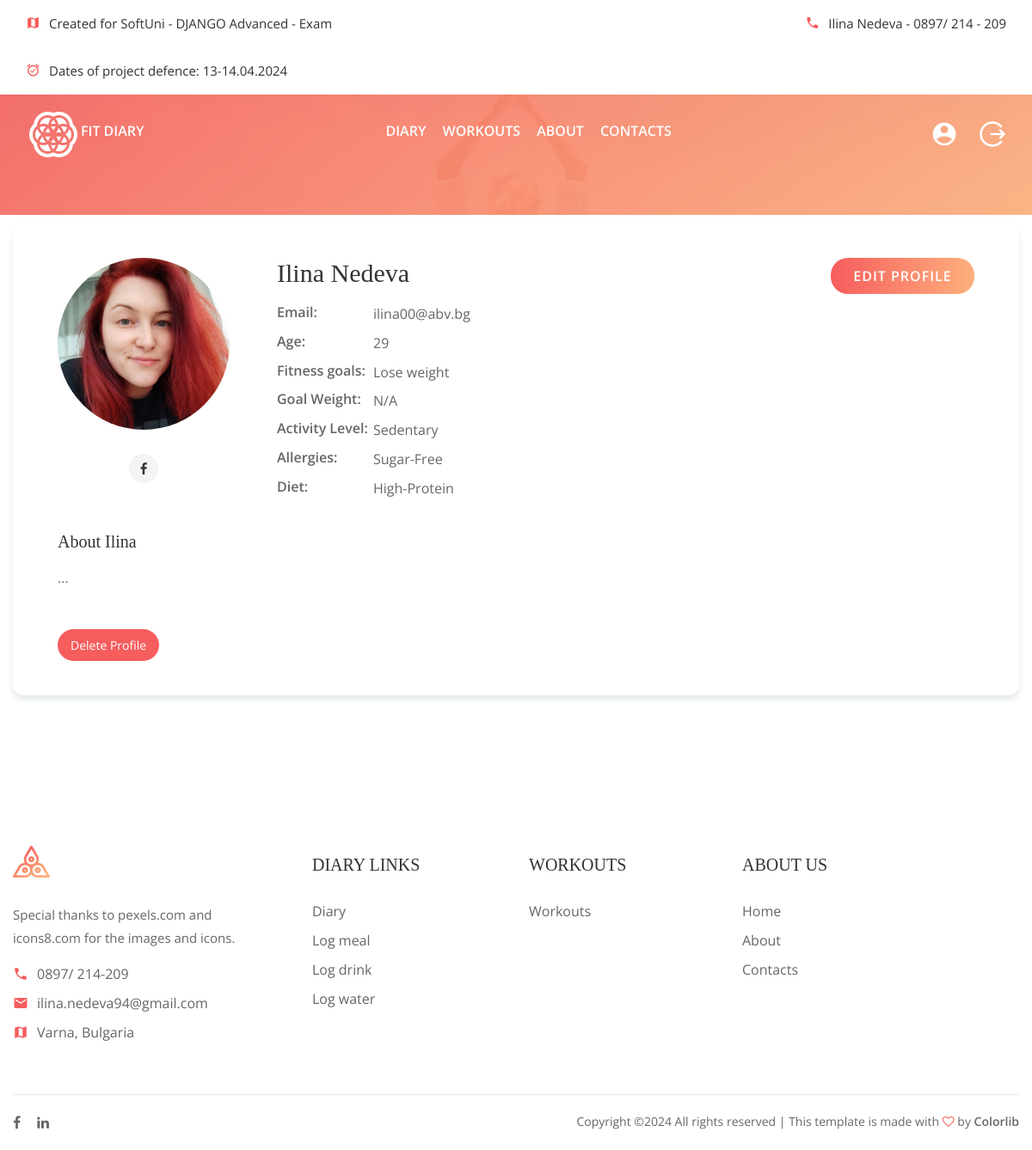
/accounts/profile/1/ (signed in), run on the app's committed database.
### fit_diary/accounts/models.py (models this page shows, shortened)
class Profile(models.Model):
    MAX_FIRST_NAME_LENGTH = 30
    MAX_LAST_NAME_LENGTH = 30
    MAX_FITNESS_GOALS_LENGTH = max(len(x) for _,x in FitnessGoals.choices)
    MAX_ACTIVITY_LEVEL_LENGTH = max(len(x) for _,x in ActivityLevel.choices)
    MAX_DIETARY_RESTRICTIONS_LENGTH = max(len(x) for _,x in DietaryRestrictions.choices)
    MAX_PREFERRED_DIET_LENGTH = max(len(x) for _,x in PreferredDiet.choices)
    first_name = models.CharField(
        max_length=MAX_FIRST_NAME_LENGTH,
        blank=True,
        null=True,
        help_text=_('Your first name.')
    )
    last_name = models.CharField(
        max_length=MAX_LAST_NAME_LENGTH,
        blank=True,
        null=True,
        help_text=_('Your last name.')
    )
    age = models.PositiveIntegerField(
        null=True,
        blank=True
    )
    profile_picture = models.ImageField(
        upload_to='images/profile_pictures/',
        blank=True,
        null=True,
        help_text=_('Upload a profile picture.')
    )
    biography = models.TextField(
        blank=True,
        null=True,
        help_text='A short bio...'
    )
    facebook_profile_url = models.URLField(
        blank=True,
        null=True,
        unique=True,
        help_text=_('Your Facebook profile URL.'),
    )
    instagram_profile_url = models.URLField(
        blank=True,
        null=True,
        unique=True,
        help_text=_('Your Instagram profile URL.'),
    )
    linkedin_profile_url = models.URLField(
        blank=True,
        null=True,
        unique=True,
        help_text=_('Your LinkedIn profile URL.'),
    )
    fitness_goals = models.CharField(
        max_length=MAX_FITNESS_GOALS_LENGTH,
        choices=FitnessGoals.choices,
        blank=True,
        null=True,
        help_text='Your primary fitness goal'
    )
    goal_weight = models.DecimalField(
        max_digits=5,
        decimal_places=2,
        validators=[
            MinValueValidator(0.01, message="Goal weight must be greater than 0."),
        ],
        help_text='Goal weight in kilograms',
        null=True,
        blank=True,
    )
    daily_calorie_goal = models.PositiveIntegerField(
        validators=[
            MinValueValidator(1200),
        ],
        help_text='Daily calories goal',
        null=True,
        blank=True,
    )
    activity_level = models.CharField(
        max_length=MAX_ACTIVITY_LEVEL_LENGTH,
        choices=ActivityLevel.choices,
        blank=True,
        null=True,
        help_text=_('Select your general level of daily physical activity.')
    )
    dietary_restrictions = models.CharField(
        max_length=MAX_DIETARY_RESTRICTIONS_LENGTH,
        choices=DietaryRestrictions.choices,
        help_text='Any health restrictions you might have',
        blank=True,
        default='None',
    )
    preferred_diet = models.CharField(
        max_length=MAX_PREFERRED_DIET_LENGTH,
        choices=PreferredDiet.choices,
        blank=True,
        null=True,
        default='Balanced',
        help_text=_(
            'Select your preferred diet to tailor your nutritional plan.')
    )
    user = models.OneToOneField(
        FitDiaryUser,
        on_delete=models.CASCADE,
        primary_key=True,
    )
    @property
    def full_name(self):
        if self.first_name and self.last_name:
            return f"{self.first_name} {self.last_name}"
        return self.first_name or self.last_name

class FitDiaryUser(AbstractBaseUser, PermissionsMixin):
    email = models.EmailField(
        _('email address'),
        unique=True,
        error_messages={
            "unique": _("TA user with that email already exists."),
        },
    )
    is_staff = models.BooleanField(
        _("staff status"),
        default=False,
        help_text=_("Designates whether the user can log into this admin site."),
    )
    is_active = models.BooleanField(
        _("active"),
        default=True,
        help_text=_(
            "Designates whether this user should be treated as active. "
            "Unselect this instead of deleting accounts."
        ),
    )
    date_joined = models.DateTimeField(_("date joined"), default=timezone.now)
    objects = FitDiaryUserManager()
    USERNAME_FIELD = "email"

### fit_diary/accounts/views.py (the view)
# urls.py: path('', ProfileDetailsView.as_view(), name='details-profile'),
class ProfileDetailsView(LoginRequiredMixin, DetailView):
    queryset = Profile.objects.all().prefetch_related('user')
    template_name = 'accounts/details-profile.html'

### fit_diary/workouts/templatetags/moderator_tags.py (called while the page is built)
@register.filter
def is_moderator(user):
    return user.groups.filter(name='Moderator').exists()

### templates/accounts/details-profile.html (shortened to what this page needs)
 {%  extends 'base.html' %}
{%  load static %}
{%  block main_content %}
	<section class="page-top-section set-bg" data-setbg="img/page-top-bg.jpg" style="height: 250px">
	</section>
{% endblock %}
{% block additional_content %}
	<section class="trainer-details-section spad overflow-hidden" style="padding-top: 10px; ">
		<div class="container">
			<div class="trainer-details">
				<div class="trainer-info">
					<div class="td-left">
                        {% if profile.profile_picture %}
                            <img src="{{ profile.profile_picture.url }}" alt="cannot load pic">
                        {% else %}
						    <img src="{%  static 'img/classes/author/head1.png' %}" alt="">
                        {%  endif %}
						<div class="td-social">
                            {% if profile.facebook_profile_url %}
							<a href="{{ profile.facebook_profile_url }}"><i class="fa fa-facebook"></i></a>
                            {% endif %}
						</div>
					</div>
					<div class="td-right">
						<h3>{{ profile.full_name }}</h3>
						<ul>
							<li><strong>Email:</strong><p>{{ profile.user.email }}</p></li>
                            <li><strong>Age:</strong><p>{{ profile.age }}</p></li>
                            <li><strong>Fitness goals: </strong><p>{{ profile.fitness_goals|default:"N/A" }}</p></li>
                            <li><strong>Goal Weight:</strong><p>{{ profile.goal_weight|default:"N/A" }}</p></li>
                            <li><strong>Activity Level: </strong><p>{{ profile.activity_level|default:"N/A" }}</p></li>
                            <li><strong>Allergies:</strong><p>{{ profile.dietary_restrictions|default:"N/A" }}</p></li>
                            <li><strong>Diet:</strong><p>{{ profile.preferred_diet|default:"N/A" }}</p></li>
						</ul>
						<a href="{% url 'edit-profile' user.pk %}" class="site-btn sb-gradient">Edit Profile</a>
					</div>
				</div>
				<div class="trainer-details-text">
                    {% if profile.biography %}
                        <h3>About {{ profile.first_name }}</h3>
                        <p>{{ profile.biography|default:"" }}</p>
                    {%  endif %}
				</div>
            <br>
            <a href="{% url 'delete-profile' user.pk %}" class="btn-custom btn-delete">Delete Profile</a>
			</div>
		</div>
	</section>
 {% endblock %}

### staticfiles/css/style.css (style rules this page uses)
html, body { height: 100%; font-family: "Open Sans", sans-serif; -webkit-font-smoothing: antialiased; font-smoothing: antialiased; }
h1, h2, h3, h4, h5, h6 { margin: 0; color: #333333; font-weight: 600; }
h3 { font-size: 30px; font-family: "Playfair Display", serif; font-weight: 400; }
p { font-size: 15px; color: #666666; line-height: 1.8; }
img { max-width: 100%; }
ul, ol { padding: 0; margin: 0; }
@media (min-width: 1200px) { .container { max-width: 1200px; } }
.set-bg { background-repeat: no-repeat; background-size: cover; background-position: top center; }
.spad { padding-top: 110px; padding-bottom: 105px; }
.bg-g-1, .site-pagination a.active, .site-pagination a:hover, .page-top-section:after, .review-section:after, .search-model:after, .hero-section, .back-to-top { background: -o-linear-gradient(305deg, #f65d5d 0%, #fdb07d 100%); background: linear-gradient(145deg, #f65d5d 0%, #fdb07d 100%); filter: progid:DXImageTransform.Microsoft.gradient(startColorstr="#f65d5d", endColorstr="#fdb07d", GradientType=1); }
.bg-g-2, .infor-form button, .site-btn.sb-line-gradient, .site-btn.sb-gradient { background: -o-linear-gradient(305deg, #fdb07d 0%, #f65d5d 100%); background: linear-gradient(145deg, #fdb07d 0%, #f65d5d 100%); filter: progid:DXImageTransform.Microsoft.gradient(startColorstr="#fdb07d", endColorstr="#f65d5d", GradientType=1); }
.site-btn { display: inline-block; border: none; font-size: 16px; font-weight: 600; min-width: 167px; padding: 14px 30px; border-radius: 50px; text-transform: uppercase; color: #fff; line-height: normal; cursor: pointer; text-align: center; letter-spacing: 1px; }
.site-btn.sb-gradient { color: #fff; padding: 13px 29px; position: relative; -webkit-transition: all 0.4s; -o-transition: all 0.4s; transition: all 0.4s; z-index: 1; }
.site-btn.sb-gradient::after { content: ""; position: absolute; width: calc(100% - 4px); height: calc(100% - 4px); top: 2px; left: 2px; border-radius: 80px; background: #fff; z-index: -1; opacity: 0; filter: alpha(opacity=0); -webkit-transition: all 0.4s; -o-transition: all 0.4s; transition: all 0.4s; }
.page-top-section { height: 478px; position: relative; padding-top: 220px; text-align: center; }
.page-top-section:after { position: absolute; content: ""; width: 100%; height: 100%; left: 0; top: 0; opacity: 0.92; filter: alpha(opacity=92); }
.trainer-details { padding: 40px 52px; border-radius: 13px; -webkit-box-shadow: 0px 5px 6px rgba(72, 105, 114, 0.15); box-shadow: 0px 5px 6px rgba(72, 105, 114, 0.15); }
.trainer-details .td-left { float: left; margin-right: 55px; text-align: center; }
.trainer-details .td-right { overflow: hidden; margin-bottom: 30px; position: relative; }
.trainer-details .td-social { margin-bottom: 30px; }
.trainer-details .td-social a { display: inline-block; width: 34px; height: 34px; padding-top: 6px; margin-right: 6px; margin-bottom: 14px; font-size: 15px; text-align: center; color: #333333; background: #f2f4f5; border-radius: 50%; -webkit-transition: all 0.2s; -o-transition: all 0.2s; transition: all 0.2s; }
.trainer-details .td-social a:last-child { margin-right: 0; }
.trainer-details .trainer-info { position: relative; overflow: hidden; }
.trainer-details .trainer-info img { width: 200px; height: 200px; border-radius: 50%; margin-bottom: 28px; }
.trainer-details .trainer-info h3 { font-family: "Playfair Display", serif; margin-bottom: 15px; }
.trainer-details .trainer-info ul { list-style: none; }
.trainer-details .trainer-info ul li { margin-bottom: 5px; }
.trainer-details .trainer-info ul strong { float: left; width: 112px; color: #666666; font-weight: 600; }
.trainer-details .trainer-info ul p { font-size: 16px; overflow: hidden; margin-bottom: 0; }
.trainer-details .trainer-info .site-btn { position: absolute; right: 0; top: 0; }
.trainer-details-text h3 { font-size: 20px; margin-bottom: 16px; }
.trainer-details-text p { margin-bottom: 22px; font-size: 16px; }
.site-btn.sb-gradient { border: none; padding: 10px 20px; border-radius: 20px; color: #fff; background-image: linear-gradient(to right, #f65d5d, #fdb07d); cursor: pointer; transition: all 0.3s ease; }
.btn-custom { font-family: 'Open Sans', sans-serif; padding: 8px 15px; font-size: 14px; border-radius: 20px; border: none; cursor: pointer; transition: all 0.3s ease; margin-right: 5px; display: inline-block; text-decoration: none; }
.btn-delete { background-color: #f65d5d; color: #fff; }

### data on the page
Profile: profile_picture (picture), full_name "Ilina Nedeva", user.email "ilina00@abv.bg", age "29", fitness_goals "Lose weight", goal_weight "N/A", activity_level "Sedentary", dietary_restrictions "Sugar-Free", preferred_diet "High-Protein", first_name "Ilina", biography "..."
